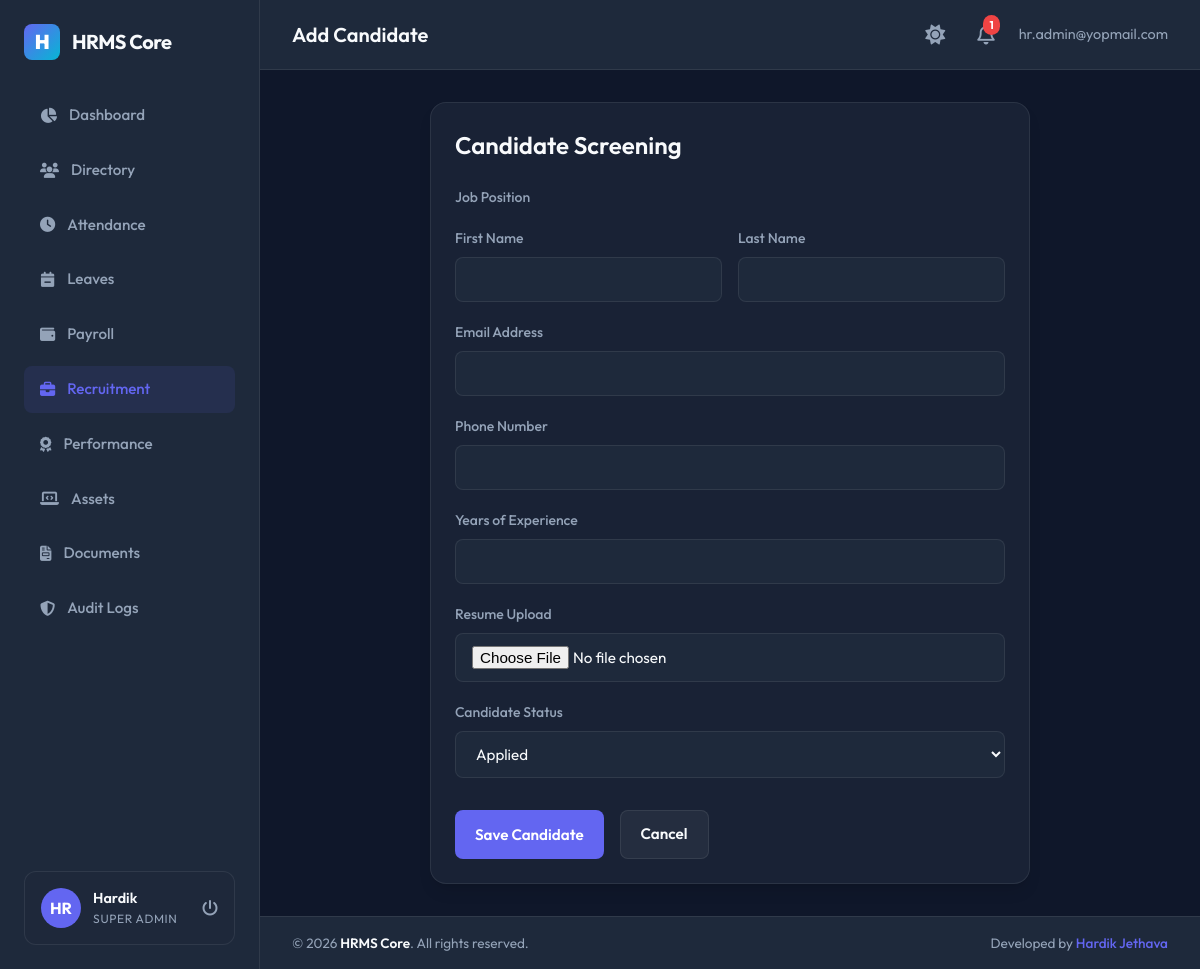
Page /recruitment/candidates/new/ (signed in) on the committed database.
### apps/accounts/models.py (models this page shows, shortened)
class User(AbstractBaseUser, PermissionsMixin, TimeStampedModel):
    ROLE_CHOICES = (
        ('Super Admin', 'Super Admin'),
        ('HR Manager', 'HR Manager'),
        ('Department Manager', 'Department Manager'),
        ('Employee', 'Employee'),
    )
    email = models.EmailField(unique=True)
    employee_code = models.CharField(max_length=50, unique=True, null=True, blank=True)
    role = models.CharField(max_length=30, choices=ROLE_CHOICES, default='Employee')
    is_active = models.BooleanField(default=True)
    is_staff = models.BooleanField(default=False)
    objects = UserManager()
    USERNAME_FIELD = 'email'
    REQUIRED_FIELDS = []

### apps/employees/models.py (models this page shows, shortened)
class Employee(TimeStampedModel):
    GENDER_CHOICES = (
        ('Male', 'Male'),
        ('Female', 'Female'),
        ('Other', 'Other'),
    )
    EMPLOYMENT_TYPE_CHOICES = (
        ('Full Time', 'Full Time'),
        ('Part Time', 'Part Time'),
        ('Contract', 'Contract'),
        ('Intern', 'Intern'),
    )
    EMPLOYMENT_STATUS_CHOICES = (
        ('Active', 'Active'),
        ('Probation', 'Probation'),
        ('Notice Period', 'Notice Period'),
        ('Resigned', 'Resigned'),
        ('Terminated', 'Terminated'),
    )
    user = models.OneToOneField(
        settings.AUTH_USER_MODEL,
        on_delete=models.CASCADE,
        related_name='employee_profile'
    )
    employee_id = models.CharField(max_length=50, unique=True)
    first_name = models.CharField(max_length=50)
    last_name = models.CharField(max_length=50)
    personal_email = models.EmailField(unique=True)
    phone = models.CharField(max_length=20, blank=True)
    date_of_birth = models.DateField(null=True, blank=True)
    gender = models.CharField(max_length=10, choices=GENDER_CHOICES, blank=True)
    joining_date = models.DateField()
    employment_type = models.CharField(max_length=30, choices=EMPLOYMENT_TYPE_CHOICES, default='Full Time')
    employment_status = models.CharField(max_length=30, choices=EMPLOYMENT_STATUS_CHOICES, default='Active')
    designation = models.CharField(max_length=100)
    department = models.ForeignKey(
        'departments.Department',
        on_delete=models.SET_NULL,
        null=True,
        blank=True,
        related_name='employees'
    )
    manager = models.ForeignKey(
        'self',
        on_delete=models.SET_NULL,
        null=True,
        blank=True,
        related_name='subordinates'
    )
    address = models.TextField(blank=True)
    city = models.CharField(max_length=100, blank=True)
    state = models.CharField(max_length=100, blank=True)
    country = models.CharField(max_length=100, blank=True)
    postal_code = models.CharField(max_length=20, blank=True)
    profile_picture = models.ImageField(upload_to='profile_pics/', null=True, blank=True)

### apps/recruitment/views.py (the view)
# urls.py: path('candidates/new/', views.candidate_manage, name='candidate_add'),
@login_required
def candidate_manage(request, pk=None):
    if not is_hr_or_admin(request.user):
        return HttpResponseForbidden("Not authorized.")
    candidate = get_object_or_404(Candidate, pk=pk) if pk else None
    if request.method == 'POST':
        form = CandidateForm(request.POST, request.FILES, instance=candidate)
        if form.is_valid():
            form.save()
            messages.success(request, "Candidate information saved.")
            return redirect('recruitment_list')
    else:
        form = CandidateForm(instance=candidate)
    return render(request, 'recruitment/candidate_form.html', {
        'form': form,
        'title': 'Edit Candidate Details' if pk else 'Add Candidate'
    })

### apps/recruitment/forms.py
class CandidateForm(forms.ModelForm):
    class Meta:
        model = Candidate
        fields = ['job_opening', 'first_name', 'last_name', 'email', 'phone', 'resume', 'experience', 'status']
        widgets = {
            'job_opening': forms.Select(attrs={'class': 'form-control', 'id': 'cand_job'}),
            'first_name': forms.TextInput(attrs={'class': 'form-control', 'id': 'cand_first_name'}),
            'last_name': forms.TextInput(attrs={'class': 'form-control', 'id': 'cand_last_name'}),
            'email': forms.EmailInput(attrs={'class': 'form-control', 'id': 'cand_email'}),
            'phone': forms.TextInput(attrs={'class': 'form-control', 'id': 'cand_phone'}),
            'resume': forms.FileInput(attrs={'class': 'form-control', 'id': 'cand_resume'}),
            'experience': forms.NumberInput(attrs={'class': 'form-control', 'step': '0.1', 'id': 'cand_exp'}),
            'status': forms.Select(attrs={'class': 'form-control', 'id': 'cand_status'}),
        }

### apps/recruitment/views.py (called while the page is built)
def is_hr_or_admin(user):
    return user.role in ('Super Admin', 'HR Manager')

### templates/recruitment/candidate_form.html (shortened to what this page needs)
{% extends 'base.html' %}
{% block page_header %}{{ title }}{% endblock %}
{% block content %}
<div style="max-width: 600px; margin: 0 auto;">
    <div class="card">
        <h2 style="font-size: 1.5rem; margin-bottom: 1.5rem; font-weight: 600;">Candidate Screening</h2>
        <form method="POST" enctype="multipart/form-data">
            <div class="form-group">
                <label class="form-label" for="cand_job">Job Position</label>
            </div>
            <div style="display: grid; grid-template-columns: 1fr 1fr; gap: 1rem;">
                <div class="form-group">
                    <label class="form-label" for="cand_first_name">First Name</label>
                    {{ form.first_name }}
                </div>
                <div class="form-group">
                    <label class="form-label" for="cand_last_name">Last Name</label>
                    {{ form.last_name }}
                </div>
            </div>
            <div class="form-group">
                <label class="form-label" for="cand_email">Email Address</label>
                {{ form.email }}
            </div>
            <div class="form-group">
                <label class="form-label" for="cand_phone">Phone Number</label>
                {{ form.phone }}
            </div>
            <div class="form-group">
                <label class="form-label" for="cand_exp">Years of Experience</label>
                {{ form.experience }}
            </div>
            <div class="form-group">
                <label class="form-label" for="cand_resume">Resume Upload</label>
                {{ form.resume }}
            </div>
            <div class="form-group" style="margin-bottom: 2rem;">
                <label class="form-label" for="cand_status">Candidate Status</label>
                {{ form.status }}
            </div>
            <div style="display: flex; gap: 1rem;">
                <button type="submit" class="btn btn-primary" id="btn_save_candidate">Save Candidate</button>
                <a href="{% url 'recruitment_list' %}" class="btn btn-secondary" id="btn_cancel_candidate">Cancel</a>
            </div>
        </form>
    </div>
</div>
{% endblock %}

### templates/base.html (shortened to what this page needs)
{% load static %}
<!DOCTYPE html>
<html lang="en">
<head>
    <link rel="stylesheet" href="https://cdnjs.cloudflare.com/ajax/libs/font-awesome/6.4.0/css/all.min.css">
    <link rel="stylesheet" href="{% static 'css/styles.css' %}">
</head>
<body>
    <div class="app-container">
        {% if user.is_authenticated %}
        <aside class="sidebar">
            <div class="brand-section">
                <div class="brand-logo">H</div>
                <span>HRMS Core</span>
            </div>
            <nav style="flex-grow: 1;">
                <ul class="menu-list">
                    <li class="menu-item {% if request.resolver_match.url_name == 'dashboard' %}active{% endif %}">
                        <a href="{% url 'dashboard' %}">
                            <i class="fa-solid fa-chart-pie"></i>
                            <span>Dashboard</span>
                        </a>
                    </li>
                    <li class="menu-item {% if '/employees/' in request.path %}active{% endif %}">
                        <a href="{% url 'employee_list' %}">
                            <i class="fa-solid fa-users"></i>
                            <span>Directory</span>
                        </a>
                    </li>
                    <li class="menu-item {% if '/attendance/' in request.path %}active{% endif %}">
                        <a href="{% url 'attendance_list' %}">
                            <i class="fa-solid fa-clock"></i>
                            <span>Attendance</span>
                        </a>
                    </li>
                    <li class="menu-item {% if '/leaves/' in request.path %}active{% endif %}">
                        <a href="{% url 'leave_list' %}">
                            <i class="fa-solid fa-calendar-minus"></i>
                            <span>Leaves</span>
                        </a>
                    </li>
                    <li class="menu-item {% if '/payroll/' in request.path %}active{% endif %}">
                        <a href="{% url 'payroll_list' %}">
                            <i class="fa-solid fa-wallet"></i>
                            <span>Payroll</span>
                        </a>
                    </li>
                    {% if user.role == 'Super Admin' or user.role == 'HR Manager' %}
                    <li class="menu-item {% if '/recruitment/' in request.path %}active{% endif %}">
                        <a href="{% url 'recruitment_list' %}">
                            <i class="fa-solid fa-briefcase"></i>
                            <span>Recruitment</span>
                        </a>
                    </li>
                    {% endif %}
                    <li class="menu-item {% if '/performance/' in request.path %}active{% endif %}">
                        <a href="{% url 'performance_list' %}">
                            <i class="fa-solid fa-award"></i>
                            <span>Performance</span>
                        </a>
                    </li>
                    <li class="menu-item {% if '/assets/' in request.path %}active{% endif %}">
                        <a href="{% url 'asset_list' %}">
                            <i class="fa-solid fa-laptop-code"></i>
                            <span>Assets</span>
                        </a>
                    </li>
                    <li class="menu-item {% if '/documents/' in request.path %}active{% endif %}">
                        <a href="{% url 'document_list' %}">
                            <i class="fa-solid fa-file-invoice"></i>
                            <span>Documents</span>
                        </a>
                    </li>
                    {% if user.role == 'Super Admin' %}
                    <li class="menu-item {% if '/auditlogs/' in request.path %}active{% endif %}">
                        <a href="{% url 'audit_list' %}">
                            <i class="fa-solid fa-shield-halved"></i>
                            <span>Audit Logs</span>
                        </a>
                    </li>
                    {% endif %}
                </ul>
            </nav>
            <div class="user-profile-widget">
                <div class="user-avatar">
                    {% if user.employee_profile.profile_picture %}
                        <img src="{{ user.employee_profile.profile_picture.url }}" alt="Profile Pic">
                    {% else %}
                        <span>{{ user.email|slice:":2"|upper }}</span>
                    {% endif %}
                </div>
                <div class="user-info">
                    <span class="user-name">{{ user.employee_profile.first_name|default:"User" }}</span>
                    <span class="user-role">{{ user.role }}</span>
                </div>
                <a href="{% url 'logout' %}" style="margin-left: auto; color: var(--text-secondary);" title="Sign Out">
                    <i class="fa-solid fa-power-off"></i>
                </a>
            </div>
        </aside>
        {% endif %}
        <main class="main-content">
            {% if user.is_authenticated %}
            <header class="top-navbar">
                <div class="page-title">
                    {% block page_header %}HR Management System{% endblock %}
                </div>
                <div class="navbar-actions">
                    <button id="theme-toggle" style="background: none; border: none; font-size: 1.25rem; color: var(--text-secondary); cursor: pointer; transition: var(--transition-all); margin-right: 0.5rem; display: flex; align-items: center;" title="Toggle Light/Dark Theme">
                        <i class="fa-solid fa-sun" id="theme-toggle-icon"></i>
                    </button>
                    <div class="notification-badge" onclick="location.href='{% url 'notification_list' %}'">
                        <i class="fa-regular fa-bell"></i>
                        <span class="badge-count" id="unread-count">0</span>
                    </div>
                    <span style="font-size: 0.9rem; color: var(--text-secondary)">
                        {{ user.email }}
                    </span>
                </div>
            </header>
            {% endif %}
            <div class="content-frame">
                {% block content %}{% endblock %}
            </div>
            {% if user.is_authenticated %}
            <footer class="app-footer">
                <div class="footer-copyright">
                    &copy; {% now "Y" %} <span>HRMS Core</span>. All rights reserved.
                </div>
                <div class="footer-author">
                    Developed by <a href="https://github.com/hardikjethava-dev" target="_blank" rel="noopener noreferrer">Hardik Jethava</a>
                </div>
            </footer>
            {% endif %}
        </main>
    </div>
</body>
</html>

### rows in the picture
User: email "HR", employee_profile.first_name "Hardik", role "SUPER ADMIN", email "hr.admin@yopmail.com"

### other values in the picture
{{ title }} "Add Candidate"
